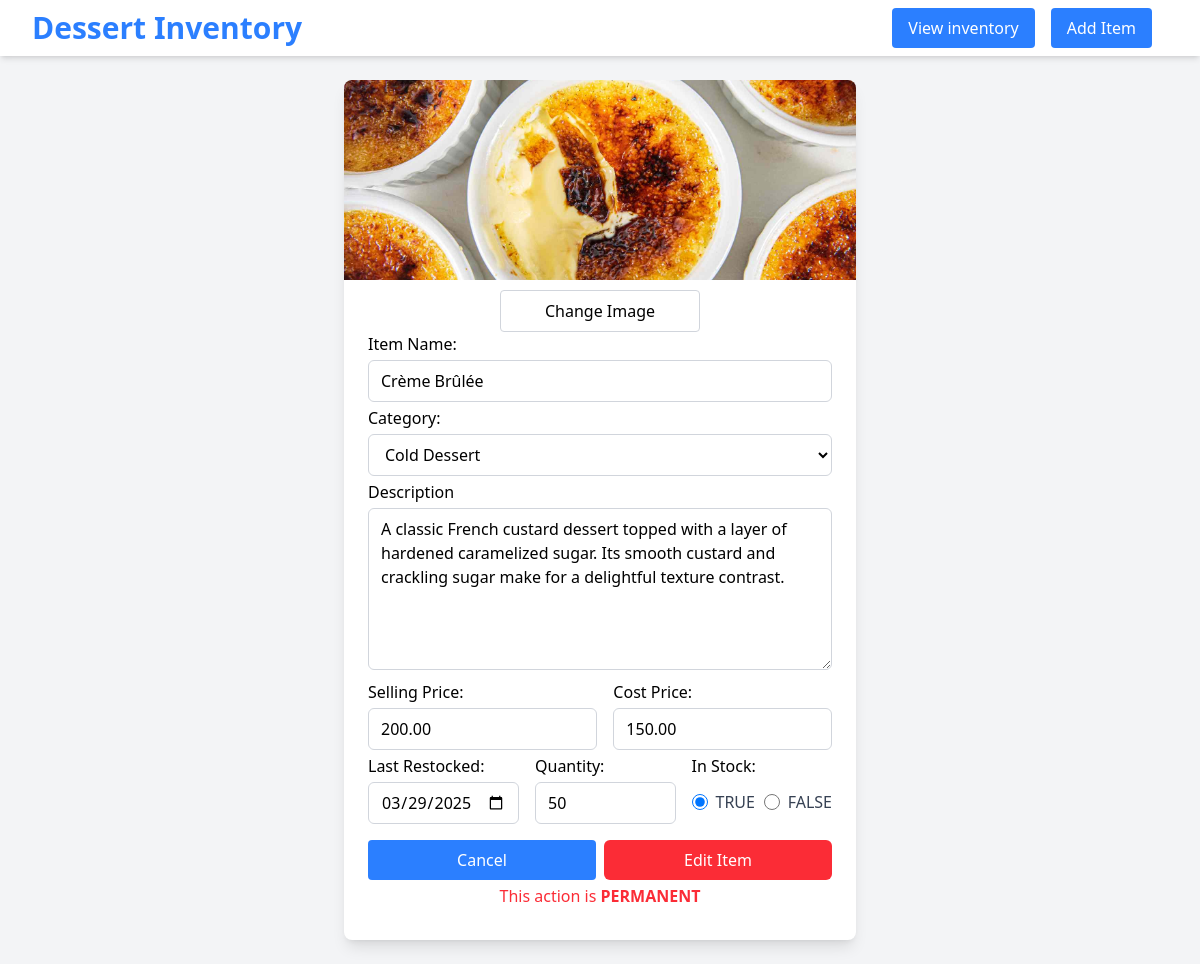
Page /edit-item-form.php?id=9 on the committed database.
### tables this page shows
CREATE TABLE IF NOT EXISTS `crem_de_la_crem` (
    id INT PRIMARY KEY AUTO_INCREMENT,
    name VARCHAR(100) NOT NULL,
    category VARCHAR(100),
    description TEXT,
    image_path VARCHAR(255),
    last_restocked DATE NOT NULL,
    is_available TINYINT(1) NOT NULL DEFAULT 1,
    sell_price FLOAT NOT NULL,
    cost_price FLOAT NOT NULL,
    quantity INT NOT NULL
);

### db.php (called while the page is built, shortened)
<?php
$table = "crem_de_la_crem";
?>

### edit-item-form.php (the view, shortened to what this page needs)
<?php
require 'db.php';
$id = $_GET['id'];
$sql = "SELECT * FROM $table WHERE id = $id";
$result = $conn->query($sql);
if($result && $result->num_rows > 0) {
    $item = $result->fetch_assoc();
    $id = $item['id'];
    $name = $item['name'];
    $category = $item['category'];
    $description = $item['description'];
    $imagePath = ltrim($item['image_path'], '/');
    $lastRestocked = $item['last_restocked'];
    $isAvailable = ($item["is_available"] ? TRUE : FALSE);
    $sellPrice = number_format(floatval($item['sell_price']), 2);
    $costPrice = number_format(floatval($item['cost_price']), 2);
    $quantity = $item['quantity'];
}
?>
<!DOCTYPE html>
<html lang="en">
<head>
    <link rel="stylesheet" href="dist/styles.css">
</head>
<body class="bg-gray-100">
    <nav class="bg-white p-2 shadow-md flex items-center justify-between px-8 mt">
        <div id="nav-header">
            <h1 class="text-3xl font-bold text-blue-500">Dessert Inventory</h1>
        </div>
        <div id="nav-buttons" class="flex space-x-4 mr-4">
            <a href='index.php#inventory-table-div'><button id="button-view-inv" class="cursor-pointer bg-blue-500 text-white px-4 py-2 rounded hover:bg-blue-700 transition active">View inventory</button></a>
            <a href='index.php#add-item-form-div'><button id="button-add-item" class="cursor-pointer bg-blue-500 text-white px-4 py-2 rounded hover:bg-blue-700 transition">Add Item</button></a>
        </div>
    </nav>
    <div id="edit-item-form-div">
        <div id="item-info" class="bg-white max-w-lg rounded-lg shadow-lg overflow-hidden mx-auto my-6">
            <form id="edit-item-form" action="edit-item.php?id=<?php echo $id; ?>" method="post" enctype="multipart/form-data">
                <img id="image-preview" src="<?php echo ($imagePath) ? $imagePath: "./images/placeholder.jpg"; ?>" alt="Uploaded image preview" class="w-full max-h-50 object-cover">
                <div class="p-6 pt-0 mt-2.5">
                    <div class="flex justify-center">
                        <label for="item-image-input" class="flex justify-center w-50 px-4 py-2 border border-gray-300 rounded cursor-pointer hover:bg-gray-300">Change Image</label>
                        <input type="file" name="item-image-input" id="item-image-input" style="display: none;" accept="image/*"><br>
                    </div>
                    <label for="item-name" class="font-medium">Item Name: </label><br>
                    <input type="text" name="item-name" value="<?php echo $name; ?>" class="w-full my-1 px-3 py-2 border border-gray-300 rounded-md focus:outline-none focus:ring-2 focus:ring-blue-600"><br>
                    <label for="item-category" class="font-medium">Category: </label><br>
                    <select name="item-category" class="w-full my-1 px-3 py-2 border border-gray-300 rounded-md focus:outline-none focus:ring-2 focus:ring-blue-600">
                        <option value="Cold_Dessert" <?php echo ($category === "Cold_Dessert") ? "selected" : NULL; ?>>Cold Dessert</option>
                    </select><br>
                    <label for="item-description" class="font-medium">Description</label><br>
                    <textarea
                    name="item-description"
                    rows="6" cols="50"
                    class="w-full my-1 px-3 py-2 border border-gray-300 rounded-md focus:outline-none focus:ring-2 focus:ring-blue-600"
                    placeholder="Enter a description of the item..."><?php echo trim($description); ?></textarea><br>
                    <div id="item-prices" class="flex space-x-4">
                        <div>
                            <label for="item-sell-price" class="font-medium">Selling Price: </label>
                            <input type="number" name="item-sell-price" min="0.00" value="<?php echo $sellPrice; ?>" step="0.01" class="w-full my-1 px-3 py-2 border border-gray-300 rounded-md focus:outline-none focus:ring-2 focus:ring-blue-600"><br>
                        </div>
                        <div>
                            <label for="item-cost-price" class="font-medium">Cost Price: </label>
                            <input type="number" name="item-cost-price" min="0.00" value="<?php echo $costPrice; ?>" step="0.01" class="w-full my-1 px-3 py-2 border border-gray-300 rounded-md focus:outline-none focus:ring-2 focus:ring-blue-600"><br>
                        </div>
                    </div>
                    <div id="item-bottom" class="flex space-x-4">
                        <div class="w-1/3">
                            <label for="item-last-restocked" class="font-medium">Last Restocked: </label>
                            <input type="date" id="item-last-restocked" name="item-last-restocked" value="<?php echo $lastRestocked ?>" class="w-full my-1 px-3 py-2 border border-gray-300 rounded-md focus:outline-none focus:ring-2 focus:ring-blue-600">
                        </div>
                        <div class="w-1/3">
                            <label for="item-quantity" class="font-medium">Quantity: </label>
                            <input type="number" id="item-quantity" name="item-quantity" min="0" value="<?php echo $quantity; ?>" step="1" class="w-full my-1 px-3 py-2 border border-gray-300 rounded-md focus:outline-none focus:ring-2 focus:ring-blue-600"><br>
                        </div>
                        <div class="w-1/3">
                            <p class="font-medium mb-1">In Stock: </p>
                            <div id="in-stock-radio" class="flex justify-between items-center mt-3">
                                <div id="in-stock-radio-true-div" class="flex items-center space-x-2">
                                    <input type="radio"
                                        name="item-is-available"
                                        id="is-available-true"
                                        value="1" <?php echo ($isAvailable) ? "checked" : NULL; ?>
                                        class="cursor-pointer w-4 h-4 text-blue-500 border-gray-300 focus:ring-blue-500 focus:ring-2">
                                    <label for="is-available-true" class="text-gray-700 font-medium cursor-pointer">TRUE</label>
                                </div>
                                <div id="in-stock-radio-false-div" class="flex items-center space-x-2">
                                    <input type="radio"
                                        name="item-is-available"
                                        id="is-available-false"
                                        value="0" <?php echo (!$isAvailable) ? "checked" : NULL; ?>
                                        class="cursor-pointer w-4 h-4 text-blue-500 border-gray-300 focus:ring-blue-500 focus:ring-2">
                                    <label for="is-available-false" class="text-gray-700 font-medium cursor-pointer">FALSE</label>
                                </div>
                            </div>
                        </div>
                    </div>
                    <div class="flex justify-between mt-3">
                        <button id="button-cancel-delete" class="w-57 cursor-pointer bg-blue-500 text-white px-4 py-2 rounded hover:bg-blue-700 transition">Cancel</button>
                        <input type="submit" value="Edit Item" class="w-57 cursor-pointer px-6 py-2 bg-red-500 text-white rounded-md hover:bg-red-700 focus:outline-none focus:ring-2 focus:ring-red-500 focus:ring-opacity-50">
                    </div>
                    <p class="text-center text-red-500 mt-1 mb-2">This action is <span class="font-semibold">PERMANENT</span></p>
                </div>
            </form>
        </div>
    </div>
</body>
</html>

### rows in the picture
crem_de_la_crem: image_path (picture), item-name "Crème Brûlée", item-category "Cold Dessert", item-description "A classic French custard dessert topped with a layer of hardened caramelized sugar. Its smooth custard and crackling sugar make for a delightful texture contrast.", item-sell-price "200.00", item-cost-price "150.00", item-last-restocked "03/29/2025", item-quantity "50", is_available "☑ TRUE", is_available "☐ FALSE"
